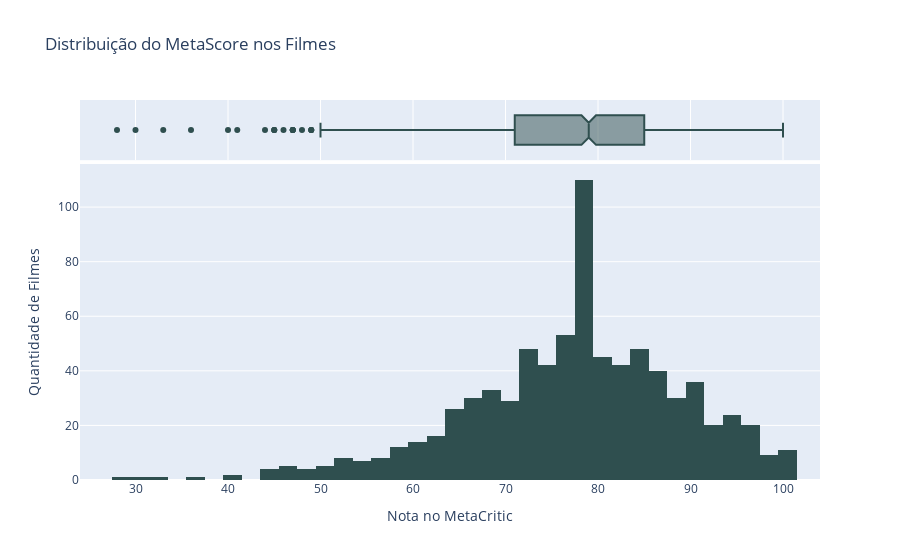

The code cell stored with this chart in its notebook:
### Markdown cell above
**Distribuição do MetaScore**: Para analisar como o MetaScore está distribuído entre os filmes, aplicaremos um **Histograma** junto de um **Boxplot**, pois ambos os gráficos auxiliam no entendimento da distribuição em variáveis númericas.

Analisando os gráficos, é visível que a maior parte dos filmes possui uma nota no MetaCritic entre 70 e 86, com alguns outliers mal avaliados com nota inferior a 40.

### Code cell
# Distribuição do MetaCritic Score
fig = px.histogram(
    x=df.Meta_score, 
    title="Distribuição do MetaScore nos Filmes",
    marginal="box",
    labels={"x": "Nota no MetaCritic"}
    ).update_traces(marker_color="DarkSlateGray").update_layout(yaxis_title="Quantidade de Filmes")
fig.show()

### Figure 1 — Plotly figure (JSON) as saved in the notebook; plotly's stock layout.template omitted (floating-point values rounded to 4 significant figures; data arrays with more than 128 entries replaced by an {"elided": "..."} marker saying what was removed)
{"data": [{"alignmentgroup": "True", "bingroup": "x", "hovertemplate": "Nota no MetaCritic=%{x}<br>count=%{y}<extra></extra>", "legendgroup": "", "marker": {"color": "DarkSlateGray", "pattern": {"shape": ""}}, "name": "", "offsetgroup": "", "orientation": "v", "showlegend": false, "type": "histogram", "x": {"elided": "785 int values"}, "xaxis": "x", "yaxis": "y"}, {"alignmentgroup": "True", "hovertemplate": "Nota no MetaCritic=%{x}<extra></extra>", "legendgroup": "", "marker": {"color": "DarkSlateGray"}, "name": "", "notched": true, "offsetgroup": "", "showlegend": false, "type": "box", "x": {"elided": "785 int values"}, "xaxis": "x2", "yaxis": "y2"}], "layout": {"barmode": "relative", "legend": {"tracegroupgap": 0}, "title": {"text": "Distribuição do MetaScore nos Filmes"}, "xaxis": {"anchor": "y", "domain": [0, 1], "title": {"text": "Nota no MetaCritic"}}, "xaxis2": {"anchor": "y2", "domain": [0, 1], "matches": "x", "showgrid": true, "showticklabels": false}, "yaxis": {"anchor": "x", "domain": [0, 0.8316], "title": {"text": "Quantidade de Filmes"}}, "yaxis2": {"anchor": "x2", "domain": [0.8416, 1], "matches": "y2", "showgrid": false, "showline": false, "showticklabels": false, "ticks": ""}}}
